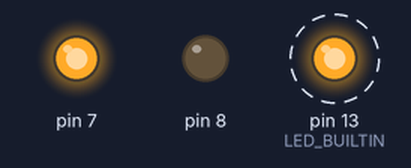
A sketch run on a simulated Arduino Uno, built with avr-gcc and run on an emulated ATmega328P. Parts: output pins drawn as LEDs (lit = HIGH). Dashed ring = blinking.

Above: at 3.2 s.
Timing chart, 0 to 6.0 s (numbered marks = the images above):
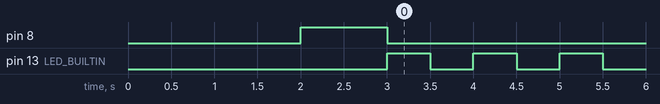

The sketch:

test.ino.ino
```cpp
void setup() {
  // put your setup code here, to run once:
  pinMode(LED_BUILTIN, OUTPUT);
  delay(1000);
  pinMode(8, OUTPUT);
  pinMode(7, OUTPUT);
  digitalWrite(7, HIGH);
  delay(1000);
  digitalWrite(8, HIGH);
  delay(1000);
  digitalWrite(8, LOW);
}

void loop() {
  // put your main code here, to run repeatedly:
  digitalWrite(LED_BUILTIN, HIGH);
  delay(500);
  digitalWrite(LED_BUILTIN, LOW);
  delay(500);
}
```

Measured:
- by itself, pin 13 (LED_BUILTIN): alternates HIGH for 0.50 s and LOW for 0.50 s
